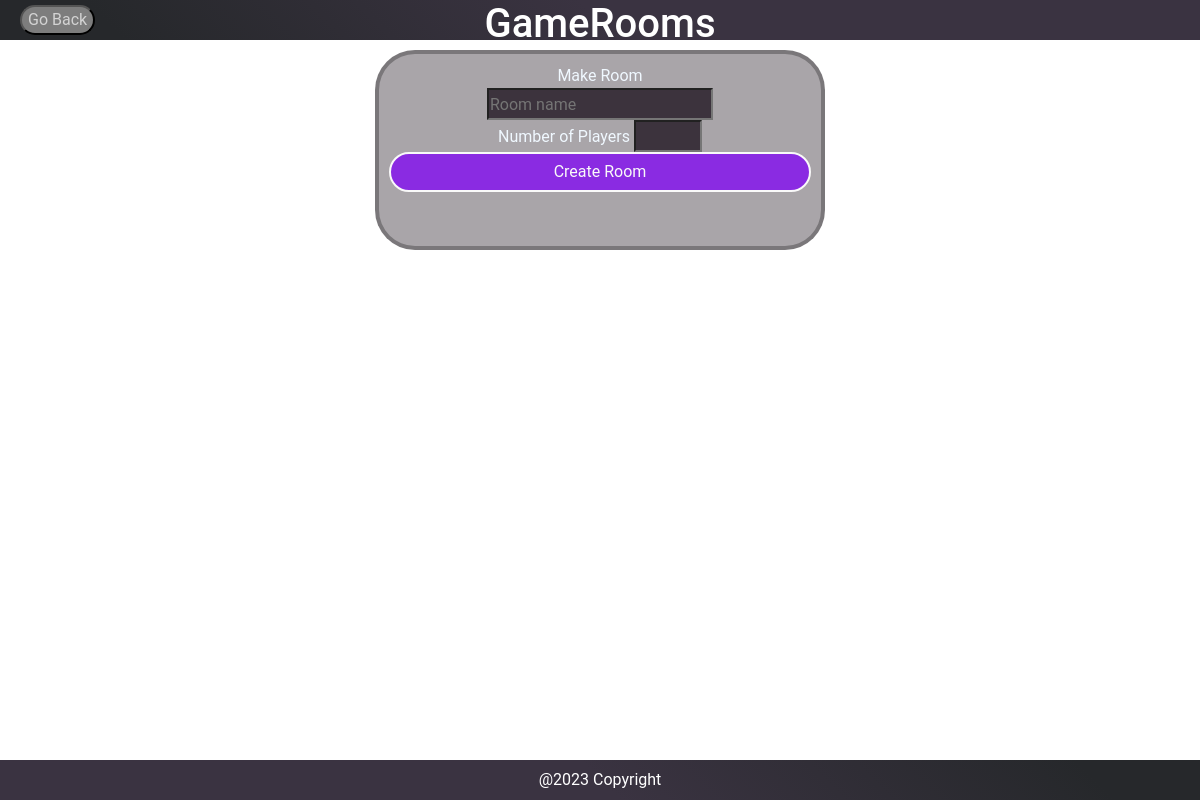
The app's page /rooms (signed in), older data.
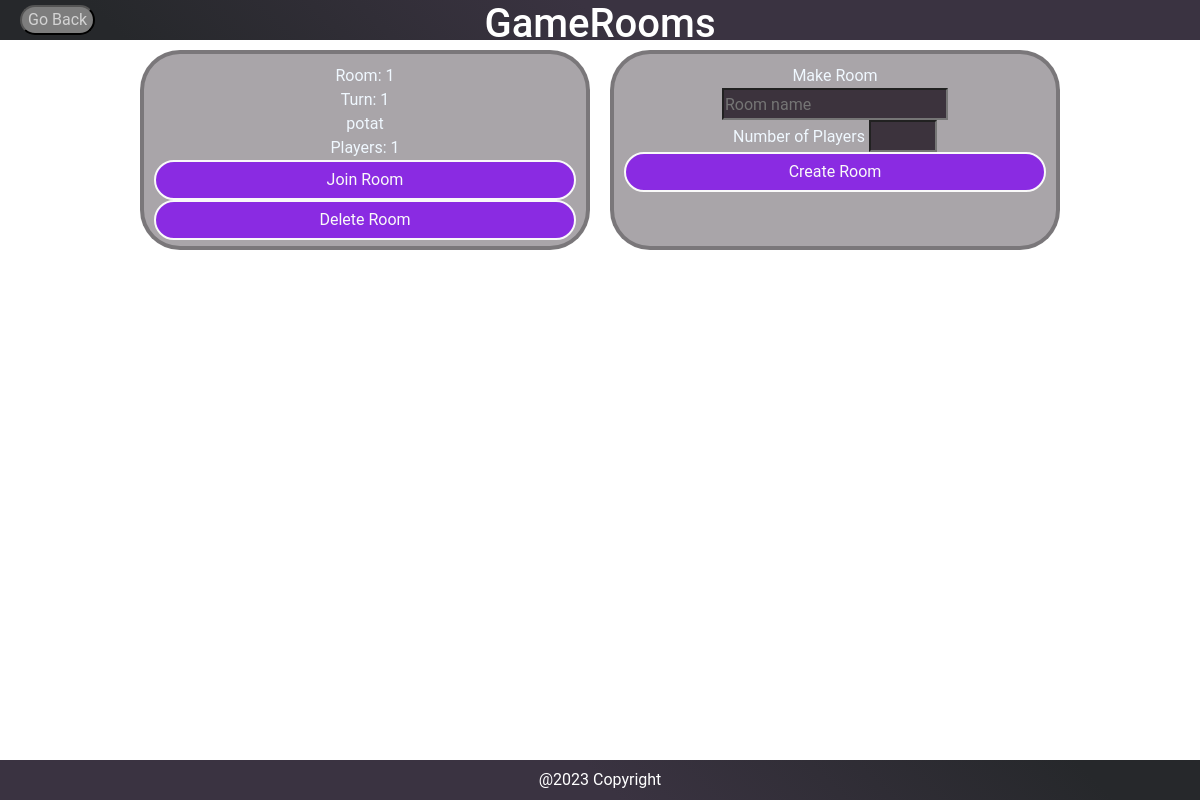
The same page, newer data.
### app/models.py (models this page shows, shortened)
class GameRoom(db.Model):
    username = db.Column(
        db.String(64), db.ForeignKey("user.username"), index=True
    )
    roomID = db.Column(db.Integer, unique=True, primary_key = True)
    roomName = db.Column(db.String(30))
    playerNumber = db.Column(db.Integer)
    turnNumber = db.Column(db.Integer)
    scenario = db.Column(db.String)

### app/routes.py (the view)
@app.route("/rooms", methods=['GET', 'POST'])
@login_required
def rooms():
    return handleRooms()

### app/controller.py (called while the page is built)
def handleRooms():
    user = User.query.filter_by(username=current_user.username).first_or_404()
    rooms = GameRoom.query.all()
    return render_template('rooms.html', user=user, rooms=rooms)

### app/models.py (called while the page is built)
    @login.user_loader
    def load_user(id):
        return User.query.get(int(id))

### app/templates/rooms.html (shortened to what this page needs)
{% extends 'baseHTML.html' %}
    {%block main%}
    <div class="container-fluid" id="topPage" >
        <button onclick = "window.open('/', '_parent')" id="GRbackButton" class="backButton"> Go Back</button>
        <h1 style="color:white">GameRooms</h1>
    </div>
    <div id="midPage" class="container-fluid">
        <div class="centerItems" >
            {%for room in rooms%}
            <div class="gameNodes">Room: {{room.roomID}}<br>Turn: {{room.turnNumber}} <br> {{room.roomName}} <br> Players: {{room.playerNumber}} <br>
                <form action="{{ url_for('joinRoom')}}" method="POST">
                    <input type="submit" value="Join Room">
                  </form>
                <form action="{{ url_for('deleteRoom')}}" method="POST">
                    <input type="submit" value="Delete Room">
                  </form>
            </div>
            {%endfor%}
            <div class="gameNodes">
                <div>
                    <form action="{{ url_for('createRoom', username=user.username) }}" method="POST">
                        Make Room<br>
                        <input type="text" name="room_name" placeholder="Room name" required><br>
                        Number of Players
                        <input type="number" name="num_players" min="1" max="4" required><br>
                        <input type="submit" value="Create Room">
                    </form>
                </div>
            </div>
        </div>
    </div>
    <div class="container-fluid" id="botPage">
        <div style="padding-top: 1vh; color:white">@2023 Copyright</div>
    </div>
{% endblock %}

Row changes from the older to the newer data that the page shows:
added GameRoom: roomID "1", turnNumber "1", roomName "potat", playerNumber "1"
